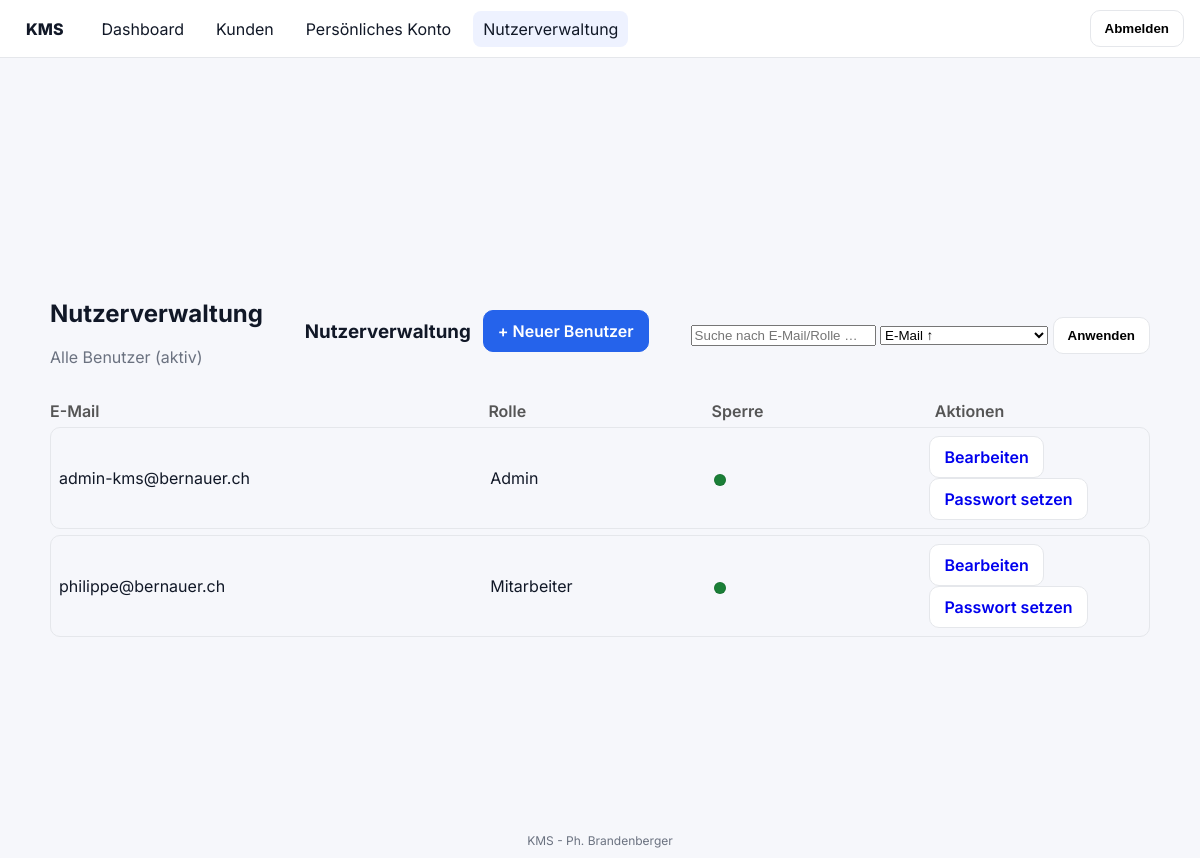
The app's page /?route=users (signed in) with its own data.
### tables this page shows
CREATE TABLE `users` (
  `id` int(10) UNSIGNED NOT NULL,
  `email` varchar(255) NOT NULL,
  `password_hash` varchar(255) NOT NULL,
  `role` enum('Admin','Projektleiter','LeitenderTechniker','Techniker','Mitarbeiter','Lernender') NOT NULL DEFAULT 'Mitarbeiter',
  `is_active` tinyint(1) NOT NULL DEFAULT 1,
  `created_at` timestamp NOT NULL DEFAULT current_timestamp()
);

### src/Auth.php (called while the page is built, shortened)
<?php
class Auth {
  public static function user(): ?array { return $_SESSION['user'] ?? null; }
}

### src/Policy.php (called while the page is built, shortened)
<?php
class Policy {
  public static array $roleRank = [
    'Admin' => 5,
    'Projektleiter' => 4,
    'LeitenderTechniker' => 3,
    'Techniker' => 2,
    'Mitarbeiter' => 1,
    'Lernender' => 0,
  ];
  public static function capsFor(string $role): array {
    switch ($role) {
case 'Admin': return ['*'];
    }
  }
  public static function can(string $cap): bool {
    $u = Auth::user();
    $caps = self::capsFor($u['role'] ?? '');
    if (in_array('*', $caps, true)) return true;
    return in_array($cap, $caps, true);
  }
  public static function canResetPasswordOf(array $actor, array $target): bool {
    if (self::can('users.manage')) return true;
    $ar = self::$roleRank[$actor['role']] ?? -1;
    $tr = self::$roleRank[$target['role']] ?? 99;
    return $ar > $tr;
  }
}

### src/UserRepo.php (called while the page is built, shortened)
<?php
class UserRepo {
  public static function listAll(string $q = '', string $sort = 'email_asc'): array {
    $pdo = DB::pdo();
    $where = '';
    $params = [];
    $order = match ($sort) {
      'email_desc' => 'email DESC',
      'role_asc'   => 'role ASC, email ASC',
      'role_desc'  => 'role DESC, email ASC',
      'status_desc'=> 'is_active DESC, email ASC',
      default      => 'email ASC',
    };
    $sql = "SELECT id, email, role, is_active FROM users $where ORDER BY $order LIMIT 1000";
    $st = $pdo->prepare($sql);
    $st->execute();
    return $st->fetchAll() ?: [];
  }
}

### views/users_list.php (the view, shortened to what this page needs)
<section class="dash">
  <header class="dash-header">
    <div>
      <h2>Nutzerverwaltung</h2>
      <p class="muted">Alle Benutzer (aktiv)</p>
    </div>
	<div class="card-head-between">
	  <h3>Nutzerverwaltung</h3>
	  <?php if (\App\Policy::can('users.update')): ?>
		<a class="btn primary" href="?route=user_new">+ Neuer Benutzer</a>
	  <?php endif; ?>
	</div>
	<form method="get" action="" class="filters" style="margin-top:8px">
  <input type="search" name="q" value="<?= htmlspecialchars($q ?? '') ?>" placeholder="Suche nach E-Mail/Rolle …" />
  <select name="sort">
    <option value="email_asc"  <?= ($sort??'')==='email_asc'?'selected':'' ?>>E-Mail ↑</option>
  </select>
  <button class="btn" type="submit">Anwenden</button>
</form>
  </header>
  <div class="table">
    <div class="thead">
      <div>E-Mail</div><div>Rolle</div><div>Sperre</div><div>Aktionen</div>
    </div>
    <?php if (empty($users)): ?>
      <div class="row"><div colspan="4">Keine Benutzer gefunden.</div></div>
    <?php else: ?>
      <?php foreach ($users as $u): ?>
        <div class="row">
          <div><?= htmlspecialchars($u['email']) ?></div>
          <div><?= htmlspecialchars($u['role']) ?></div>
          <?php
			  $active = !empty($u['is_active']);
			  $label  = $active ? 'Entsperrt' : 'Gesperrt';
			  $dotCls = $active ? 'dot--green' : 'dot--red';
			?>
			<div>
			  <span class="dot <?= $dotCls ?>" title="<?= htmlspecialchars($label) ?>"></span>
			</div>
          <div class="actions">
            <?php if (\App\Policy::can('users.manage')): ?>
              <a class="btn" href="?route=user_edit&id=<?= (int)$u['id'] ?>">Bearbeiten</a>
            <?php endif; ?>
            <?php
              $actor = \App\Auth::user();
              if ($actor && \App\Policy::canResetPasswordOf($actor, $u)):
            ?>
              <a class="btn" href="?route=user_password&id=<?= (int)$u['id'] ?>">Passwort setzen</a>
            <?php endif; ?>
          </div>
        </div>
      <?php endforeach; ?>
    <?php endif; ?>
  </div>
</section>

### public/assets/styles.css (style rules this page uses)
:root { --bg:#f6f7fb; --card:#fff; --muted:#6b7280; --text:#111827; --primary:#2563eb; --border:#e5e7eb; }
* { box-sizing:border-box; }
html,body { margin:0; padding:0; font-family:Inter,system-ui,-apple-system,Segoe UI,Roboto,Arial,sans-serif; color:var(--text); background:var(--bg); }
.btn { display:inline-flex; align-items:center; justify-content:center; gap:8px; padding:10px 14px; border:1px solid var(--border); background:#fff; border-radius:10px; cursor:pointer; text-decoration:none; font-weight:600; }
.btn.primary { background:var(--primary); border-color:var(--primary); color:#fff; }
.muted { color:var(--muted); }
.dash { width:min(1100px, 100%); margin-inline:auto; }
.dash-header { display:flex; align-items:center; justify-content:space-between; margin-bottom:18px; }
.dot { display:inline-block; width:12px; height:12px; border-radius:50%; margin-left:4px; vertical-align:middle; box-shadow: 0 0 0 1px rgba(0,0,0,.1) inset; }
.dot--green { background:#1a7f37; }
.card-head-between { display:flex;align-items:center;justify-content:space-between;gap:12px }

### views/users_list.php (style rules this page uses)
.table { display:grid;gap:6px }
.table .thead,.table .row { display:grid;grid-template-columns:2fr 1fr 1fr 1fr;gap:8px;align-items:center }
.table .thead { font-weight:600;color:#555 }
.table .row { padding:8px;border:1px solid var(--border);border-radius:10px }
.actions .btn { margin-right:6px }

### records on screen
users: email "admin-kms@bernauer.ch", role "Admin", is_active 1 (drawn)
users: email "philippe@bernauer.ch", role "Mitarbeiter", is_active 1 (drawn)

### other values on screen
Config::APP_NAME "KMS - Ph. Brandenberger"
